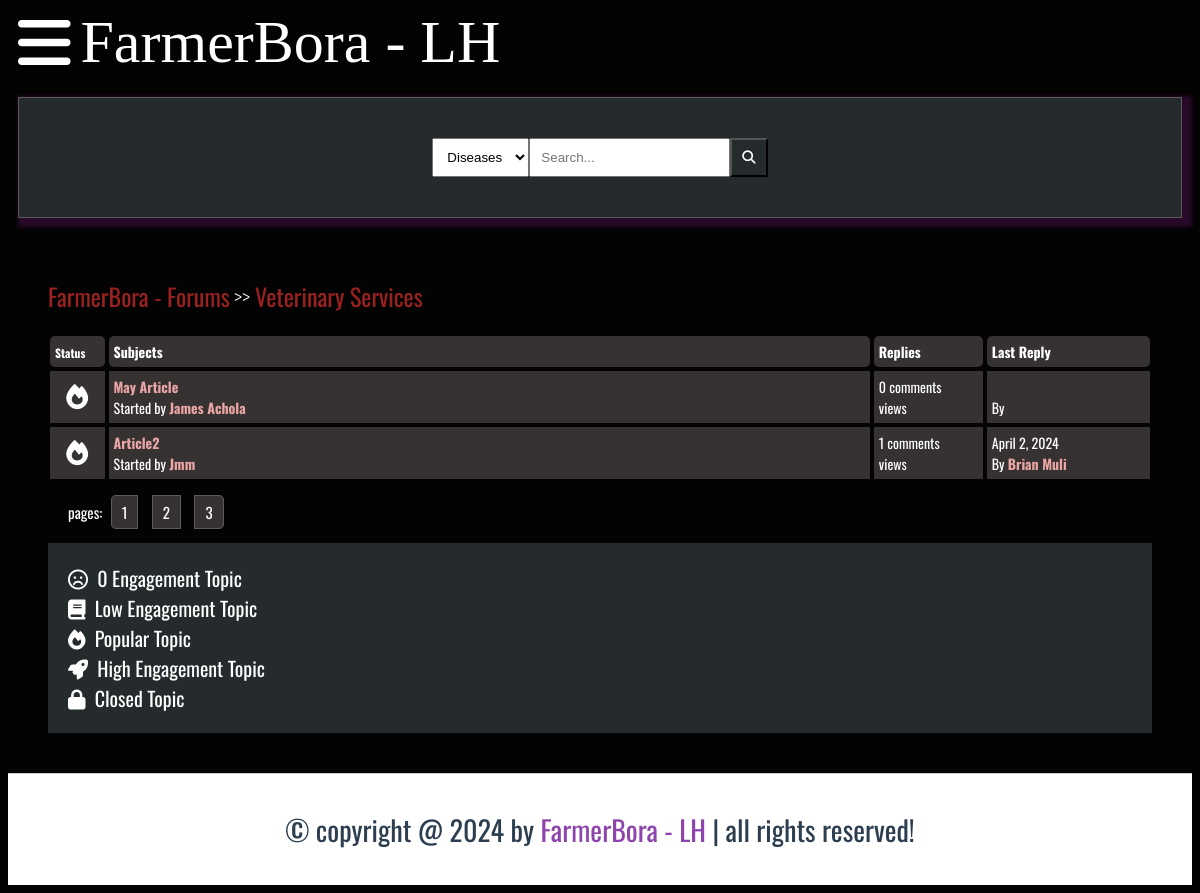
The page /posts/veterinary-services/ on the database its author committed.
### FarmerBora_App/models.py (models this page shows, shortened)
class Category(models.Model):
    title = models.CharField(max_length=100)
    slug = models.SlugField(max_length=400, unique=True, blank=True)
    description = models.TextField(default="description")
    class Meta:
        verbose_name_plural = "Categories"
    def get_url(self):
        return reverse("posts", kwargs={"slug": self.slug})

class Post(models.Model):
    title = models.CharField(max_length=100)
    slug = models.SlugField(max_length=400, unique=True, blank=True)
    user = models.ForeignKey(Author, on_delete=models.CASCADE)
    content = HTMLField()
    categories = models.ManyToManyField(Category)
    date = models.DateTimeField(auto_now_add=True)
    approved = models.BooleanField(default=False)
    hit_count_generic = GenericRelation(
        HitCount,
        object_id_field="object_pk",
        related_query_name="hit_count_generic_relation",
    )
    tags = TaggableManager()
    comments = models.ManyToManyField(Comment, blank=True)
    def get_url(self):
        return reverse("details", kwargs={"slug": self.slug})
    @property
    def num_comments(self):
        return self.comments.count()
    @property
    def last_reply(self):
        return self.comments.latest("date")

class Author(models.Model):
    user = models.ForeignKey(User, on_delete=models.CASCADE)
    fullname = models.CharField(max_length=100)
    slug = models.SlugField(max_length=400, unique=True, blank=True)
    bio = HTMLField()
    points = models.IntegerField(default=0)
    profile_pic = ResizedImageField(
        size=[50, 80],
        upload_to="authors",
        quality=100,
        default=None,
        null=True,
        blank=True,
    )

class Comment(models.Model):
    user = models.ForeignKey(Author, on_delete=models.CASCADE)
    content = models.TextField()
    date = models.DateTimeField(auto_now_add=True)
    replies = models.ManyToManyField(Reply, blank=True)

### FarmerBora_App/views.py (the view)
# urls.py: path("posts/<slug>/", views.posts, name="posts"),
def posts(request, slug):
    category = get_object_or_404(Category, slug=slug)
    posts = Post.objects.filter(approved=True, categories=category)
    context = {
        "posts": posts,
        "forum": category,
    }
    return render(request, "posts.html", context)

### FarmerBora_App/templates/posts.html
{% extends 'baseforum.html' %}
{%load hitcount_tags %}
{% block content %}
<div class="container">
    <div class="navigate">
        <span><a href="{% url 'forum' %}" class="subforum-link">FarmerBora - Forums</a> >> <a href="{{forum.get_url}}"
                class="subforum-link">{{forum.title}}</a></span>
    </div>
    <div class="posts-table">
        <div class="table-head">
            <div class="status"><small>Status</small></div>
            <div class="subjects">Subjects</div>
            <div class="replies">Replies</div>
            <div class="last-reply">Last Reply</div>
        </div>
        {% for post in posts%}
        <div class="table-row">
            <div class="status"><i class="fa fa-fire"></i></div>
            <div class="subjects"><a href="{{post.get_url}}" class="subforum-link">{{post.title}}</a> <br><span> Started
                    by
                    <b><a href="#" class="subforum-link">{{post.user.fullname|title}}</a></b></span></div>
            <div class="replies">{{post.num_comments}} comments <br> {%get_hit_count for post %} views</div>
            <div class="last-reply">{{post.last_reply.date|date}} <br> By <b><a href="#"
                        class="subforum-link">{{post.last_reply.user.fullname|title}}</a></b>
            </div>
        </div>
        {% endfor %}
    </div>
    <div class="pagination">
        pages: <a href="#">1</a> <a href="#">2</a> <a href="#">3</a>
    </div>
    <div class="note">
        <span>
            <i class="fa fa-frown-o"></i>&nbsp; 0 Engagement Topic<br>
        </span>
        <span>
            <i class="fa fa-book"></i>&nbsp; Low Engagement Topic<br>
        </span>
        <span>
            <i class="fa fa-fire"></i>&nbsp; Popular Topic<br>
        </span>
        <span>
            <i class="fa fa-rocket"></i>&nbsp; High Engagement Topic<br>
        </span>
        <span>
            <i class="fa fa-lock"></i>&nbsp; Closed Topic<br>
        </span>
    </div>
</div>
{% endblock %}

### FarmerBora_App/static/forum.css (style rules this page uses)
:root { --main-color:#8e44ad; --red:#e74c3c; --orange:#f39c12; --light-color:#888; --light-bg:#eee; --black:#2c3e50; --white:#fff; --border:.1rem solid rgba(0,0,0,.2); }
* { box-sizing: border-box; }
html { font-size: 14px; font-family: "Oswald", sans-serif; background-color: rgb(3, 3, 3); color: white; }
.container { margin: 20px; padding: 20px; }
.subforum-link { color: rgb(235, 165, 165); font-weight: bolder; text-decoration: none; }
.table-head { display: flex; }
.table-head div { padding: 5px; margin: 2px; background-color:rgb(54, 50, 50); color: white; border-radius: 5px; font-weight: bold; }
.table-head .status { flex: 5%; }
.table-head .subjects { flex: 70%; }
.table-head .replies { flex: 10%; }
.table-head .last-reply { flex: 15%; }
.table-row { display: flex; }
.table-row .status, .table-row .subjects, .table-row .replies, .table-row .last-reply { padding: 5px; margin: 2px; background-color:rgb(54, 50, 50); color: white; }
.table-row .status { flex: 5%; font-size: 25px; text-align: center; }
.table-row .subjects { flex: 70%; }
.table-row .replies { flex: 10%; }
.table-row .last-reply { flex: 15%; }
.pagination { padding: 20px; font-size: 15px; }
.pagination a { padding: 5px 10px; margin-inline: 5px; background-color:rgb(54, 50, 50); color: white; border: solid 1px #5c5a5e; text-decoration: none; }
.pagination a:first-child { border-top-left-radius: 5px; border-bottom-left-radius: 5px; }
.pagination a:last-child { border-top-right-radius: 5px; border-bottom-right-radius: 5px; }
.navigate { margin-block: 20px; font-size: 24px; font-weight: lighter; }
.navigate a { color: rgb(155, 33, 33); }
.note { background-color: #252a2c; padding: 20px; display: block; }
.note span { font-size: 20px; margin-block: 5px; }

### rows shown on the page
Category: title "Veterinary Services"
Post: title "May Article", user.fullname "James Achola", num_comments "0"
Post: title "Article2", user.fullname "Jmm", num_comments "1", last_reply "April 2, 2024", last_reply.user.fullname "Brian Muli"
